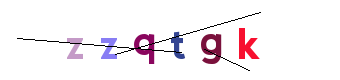
#> input picture zzqtgk-0.png, 340 x 80 px; its folder holds only this picture in this run
$ python -i segmentation.py   (imports and definitions only)   (older library calls are emulated)
#> lines starting #> are read from the running program, lines starting #| are printed output that depends on the picture; after the words box and inside, x2 and y2 are one past the last pixel; in counts of white or black regions, pixels touching at a corner belong together
#> further down, picture is the input picture: shape (80, 340, 3); mean B, G, R 243.4, 239.6, 245.7
import cv2
import numpy as np
import os
import tkinter as tk
from tkinter import filedialog

# Default parameters
params = {
    "use_gabor": False,   # Apply Gabor filtering?
    "invert": False,      # Invert colors (black text on white)
    "min_area": 50,       # Minimum area for character detection
    "max_area": 1000,     # Maximum area before letters are merged
    "kernel_size": 2,     # Morphological kernel size
}

# File handling
image_list = []
current_index = 0
input_folder = "preprocessed_images"
output_folder = "segmented"

# [4 lines left out: function apply_gabor_filter, not called in this run]

def segment_characters(image):
    """Segment characters using current parameters."""
    global params

    # Convert to grayscale
    gray = cv2.cvtColor(image, cv2.COLOR_BGR2GRAY) if len(image.shape) == 3 else image.copy()
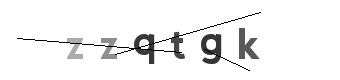
#> gray: shape (80, 340); min 0, max 255, mean 241.9

    # Apply Gabor if enabled
    if params["use_gabor"]:
        gray = apply_gabor_filter(gray)

    # Thresholding
    thresh_type = cv2.THRESH_BINARY_INV if params["invert"] else cv2.THRESH_BINARY
    _, binary = cv2.threshold(gray, 0, 255, thresh_type + cv2.THRESH_OTSU)
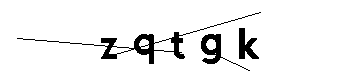
#> binary: shape (80, 340); 93.6% white; 3 black regions, box (x1, y1, x2, y2) and area: (17, 12, 261, 64) 986, (201, 34, 250, 71) 419, (239, 28, 259, 59) 332

    # Morphological processing
    kernel = np.ones((params["kernel_size"], params["kernel_size"]), np.uint8)
    processed = cv2.morphologyEx(binary, cv2.MORPH_OPEN, kernel, iterations=1)
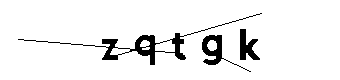
#> processed: shape (80, 340); 93.6% white; 3 black regions, box (x1, y1, x2, y2) and area: (18, 13, 262, 65) 995, (202, 35, 251, 72) 421, (240, 29, 260, 60) 335
    processed = cv2.morphologyEx(processed, cv2.MORPH_CLOSE, kernel, iterations=1)
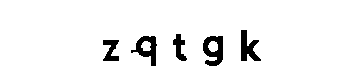
#> processed: shape (80, 340); 94.6% white; 5 black regions, box (x1, y1, x2, y2) and area: (203, 36, 223, 66) 391, (131, 36, 157, 66) 351, (241, 30, 261, 61) 335, (103, 40, 119, 61) 208, (173, 34, 187, 61) 194

    # Find contours
    contours, _ = cv2.findContours(processed, cv2.RETR_EXTERNAL, cv2.CHAIN_APPROX_SIMPLE)
#> contours = [[[0, 0], [0, 79], [339, 79], [339, 0]]]

    # Filter bounding boxes
    bounding_boxes = []
    for c in contours:
        x, y, w, h = cv2.boundingRect(c)
        area = w * h
        if area < params["min_area"]:
            continue
        if params["max_area"] > 0 and area > params["max_area"]:
            continue
        bounding_boxes.append((x, y, w, h))
#> this loop made 1 pass
#> (c, x, y, w, h, area) on pass 1: ([[0, 0], [0, 79], [339, 79], [339, 0]], 0, 0, 340, 80, 27200)
#> after the loop, bounding_boxes = []

    bounding_boxes.sort(key=lambda box: box[0])

    # Extract characters
    character_images = []
    segmented_img = cv2.cvtColor(processed, cv2.COLOR_GRAY2BGR)
    for (x, y, w, h) in bounding_boxes:
        cv2.rectangle(segmented_img, (x, y), (x + w, y + h), (0, 255, 0), 1)
        char_img = processed[y:y+h, x:x+w]
        character_images.append(char_img)
#> this loop made 0 passes
#> after the loop, character_images = []

    return segmented_img, character_images

# [114 lines left out: functions update_segmentation, load_images, next_image, prev_image, save_segmented, create_ui, not called in this run]

# Run the UI
# [1 line not run here, left out]

>>> import cv2
>>> picture = cv2.imread('zzqtgk-0.png')
>>> result = segment_characters(picture)

$ run again, on zzs5bg-0.png
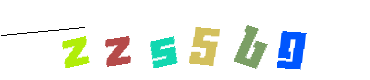
#> input picture zzs5bg-0.png, 370 x 80 px
#> picture is the input picture: shape (80, 370, 3); mean B, G, R 237.7, 241.8, 236
#> in segment_characters, `_, binary = cv2.threshold(gray, 0, 255, thresh_type + cv2.THRESH_OTSU)`:
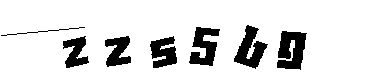
#> binary: shape (80, 370); 87% white; 7 black regions, largest, box (x1, y1, x2, y2) and area: (277, 31, 307, 70) 815, (234, 25, 268, 69) 715, (189, 27, 220, 66) 688
#> in segment_characters, `processed = cv2.morphologyEx(processed, cv2.MORPH_CLOSE, kernel, itera..`:
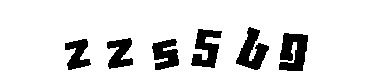
#> processed: shape (80, 370); 87.3% white; 6 black regions, box (x1, y1, x2, y2) and area: (279, 33, 308, 71) 813, (236, 27, 269, 70) 713, (191, 29, 222, 68) 688, (152, 39, 179, 70) 568, (107, 38, 133, 69) 510, (65, 39, 91, 70) 470
#> contours = [[[0, 0], [0, 79], [369, 79], [369, 0]]]
#> the loop in segment_characters, `for c in contours:` made 1 pass
#> (c, x, y, w, h, area) on pass 1: ([[0, 0], [0, 79], [369, 79], [369, 0]], 0, 0, 370, 80, 29600)
#> after the loop in segment_characters, `for c in contours:`: bounding_boxes = []

$ run again, on zzsnsjl-0.png
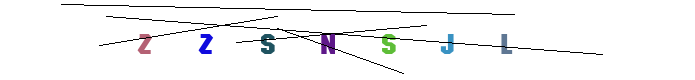
#> input picture zzsnsjl-0.png, 695 x 80 px
#> picture is the input picture: shape (80, 695, 3); mean B, G, R 245.9, 245, 244.7
#> in segment_characters, `_, binary = cv2.threshold(gray, 0, 255, thresh_type + cv2.THRESH_OTSU)`:
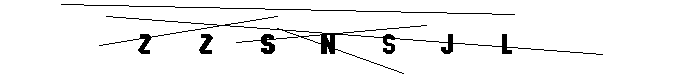
#> binary: shape (80, 695); 95.4% white; 3 black regions, box (x1, y1, x2, y2) and area: (99, 16, 603, 74) 1924, (61, 4, 515, 15) 454, (199, 34, 213, 54) 166
#> in segment_characters, `processed = cv2.morphologyEx(processed, cv2.MORPH_CLOSE, kernel, itera..`:
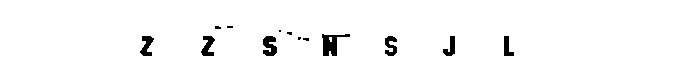
#> processed: shape (80, 695); 97.6% white; 13 black regions (6 under 20 px), largest, box (x1, y1, x2, y2) and area: (322, 34, 350, 56) 305, (263, 36, 277, 56) 203, (201, 36, 215, 56) 167
#> contours = [[[0, 0], [0, 79], [694, 79], [694, 0]]]
#> the loop in segment_characters, `for c in contours:` made 1 pass
#> (c, x, y, w, h, area) on pass 1: ([[0, 0], [0, 79], [694, 79], [694, 0]], 0, 0, 695, 80, 55600)
#> after the loop in segment_characters, `for c in contours:`: bounding_boxes = []

$ run again, on zzt26-0.png
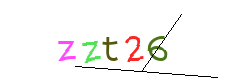
#> input picture zzt26-0.png, 225 x 80 px
#> picture is the input picture: shape (80, 225, 3); mean B, G, R 245.1, 246.2, 247.8
#> in segment_characters, `_, binary = cv2.threshold(gray, 0, 255, thresh_type + cv2.THRESH_OTSU)`:
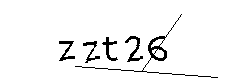
#> binary: shape (80, 225); 95.1% white; black in thin lines or dots, all inside (x1, y1, x2, y2) = (59, 14, 218, 78)
#> in segment_characters, `processed = cv2.morphologyEx(processed, cv2.MORPH_CLOSE, kernel, itera..`:
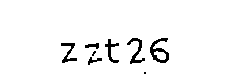
#> processed: shape (80, 225); 96.1% white; 8 black regions (2 under 20 px), largest, box (x1, y1, x2, y2) and area: (150, 38, 169, 63) 202, (127, 38, 145, 64) 151, (61, 43, 77, 63) 123, (105, 39, 119, 63) 118, (85, 43, 99, 49) 51, (88, 57, 102, 65) 48
#> contours = [[[0, 0], [0, 79], [224, 79], [224, 0]]]
#> the loop in segment_characters, `for c in contours:` made 1 pass
#> (c, x, y, w, h, area) on pass 1: ([[0, 0], [0, 79], [224, 79], [224, 0]], 0, 0, 225, 80, 18000)
#> after the loop in segment_characters, `for c in contours:`: bounding_boxes = []
